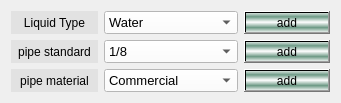
   <widget class="QWidget" name="layoutWidget">
    <property name="geometry">
     <rect>
      <x>13</x>
      <y>412</y>
      <width>341</width>
      <height>83</height>
     </rect>
    </property>
    <layout class="QGridLayout" name="gridLayout_2">
     <item row="0" column="0">
      <widget class="QLabel" name="label_16">
       <property name="layoutDirection">
        <enum>Qt::RightToLeft</enum>
       </property>
       <property name="styleSheet">
        <string notr="true">background-color: rgb(226, 226, 226);</string>
       </property>
       <property name="text">
        <string>Liquid Type</string>
       </property>
       <property name="alignment">
        <set>Qt::AlignCenter</set>
       </property>
      </widget>
     </item>
     <item row="0" column="1">
      <widget class="QComboBox" name="lt_combo">
       <property name="font">
        <font>
         <pointsize>10</pointsize>
         <weight>50</weight>
         <bold>false</bold>
        </font>
       </property>
       <property name="styleSheet">
        <string notr="true">
background-color: rgb(255, 255, 255);</string>
       </property>
       <item>
        <property name="text">
         <string>Water</string>
        </property>
       </item>
       <item>
        <property name="text">
         <string>Turpentine</string>
        </property>
       </item>
       <item>
        <property name="text">
         <string>Propylen glycol</string>
        </property>
       </item>
       <item>
        <property name="text">
         <string>Propylene</string>
        </property>
       </item>
       <item>
        <property name="text">
         <string>Propyl alcohol</string>
        </property>
       </item>
       <item>
        <property name="text">
         <string>Propane</string>
        </property>
       </item>
       <item>
        <property name="text">
         <string>Octane</string>
        </property>
       </item>
       <item>
        <property name="text">
         <string>Methyl alcohol</string>
        </property>
       </item>
       <item>
        <property name="text">
         <string>Linseed oil</string>
        </property>
       </item>
       <item>
        <property name="text">
         <string>Kerosene</string>
        </property>
       </item>
       <item>
        <property name="text">
         <string>Hexane</string>
        </property>
       </item>
       <item>
        <property name="text">
         <string>Heptane</string>
        </property>
       </item>
       <item>
        <property name="text">
         <string>Glycerine</string>
        </property>
       </item>
       <item>
        <property name="text">
         <string>Glycerine</string>
        </property>
       </item>
       <item>
        <property name="text">
         <string>Ethylene glycol</string>
        </property>
       </item>
       <item>
        <property name="text">
         <string>Ethyl alcohol</string>
        </property>
       </item>
       <item>
        <property name="text">
         <string>Ether</string>
        </property>
       </item>
       <item>
        <property name="text">
         <string>Decane</string>
        </property>
       </item>
       <item>
        <property name="text">
         <string>Chloroform</string>
        </property>
       </item>
       <item>
        <property name="text">
         <string>Castor oil</string>
        </property>
       </item>
       <item>
        <property name="text">
         <string>Carbon tetrachlon</string>
        </property>
       </item>
       <item>
        <property name="text">
         <string>Cabon disulfide</string>
        </property>
       </item>
       <item>
        <property name="text">
         <string>Benzene</string>
        </property>
       </item>
       <item>
        <property name="text">
         <string>Acetone</string>
        </property>
       </item>
      </widget>
     </item>
     <item row="0" column="2">
      <widget class="QPushButton" name="lt_add_btn">
       <property name="cursor">
        <cursorShape>ClosedHandCursor</cursorShape>
       </property>
       <property name="styleSheet">
        <string notr="true">background-color: qlineargradient(spread:reflect, x1:0.881, y1:0.198773, x2:0.881, y2:0.483, stop:0 rgba(110, 154, 134, 255), stop:1 rgba(255, 255, 255, 255));</string>
       </property>
       <property name="text">
        <string>add</string>
       </property>
      </widget>
     </item>
     <item row="1" column="0">
      <widget class="QLabel" name="label_17">
       <property name="layoutDirection">
        <enum>Qt::RightToLeft</enum>
       </property>
       <property name="styleSheet">
        <string notr="true">background-color: rgb(226, 226, 226);</string>
       </property>
       <property name="text">
        <string>pipe standard</string>
       </property>
       <property name="alignment">
        <set>Qt::AlignCenter</set>
       </property>
      </widget>
     </item>
     <item row="1" column="1">
      <widget class="QComboBox" name="ps_combo">
       <property name="font">
        <font>
         <pointsize>10</pointsize>
        </font>
       </property>
       <property name="styleSheet">
        <string notr="true">background-color: rgb(255, 255, 255);</string>
       </property>
       <item>
        <property name="text">
         <string>1/8</string>
        </property>
       </item>
       <item>
        <property name="text">
         <string>1/4</string>
        </property>
       </item>
       <item>
        <property name="text">
         <string>3/8</string>
        </property>
       </item>
       <item>
        <property name="text">
         <string>1/2</string>
        </property>
       </item>
       <item>
        <property name="text">
         <string>3/4</string>
        </property>
       </item>
       <item>
        <property name="text">
         <string>1</string>
        </property>
       </item>
       <item>
        <property name="text">
         <string>1 1/4</string>
        </property>
       </item>
       <item>
        <property name="text">
         <string>1 1/2</string>
        </property>
       </item>
       <item>
        <property name="text">
         <string>2</string>
        </property>
       </item>
       <item>
        <property name="text">
         <string>2 1/2</string>
        </property>
       </item>
       <item>
        <property name="text">
         <string>3</string>
        </property>
       </item>
       <item>
        <property name="text">
         <string>3 1/2</string>
        </property>
       </item>
       <item>
        <property name="text">
         <string>4</string>
        </property>
       </item>
       <item>
        <property name="text">
         <string>5</string>
        </property>
       </item>
       <item>
        <property name="text">
         <string>6</string>
        </property>
       </item>
       <item>
        <property name="text">
         <string>8</string>
        </property>
       </item>
       <item>
        <property name="text">
         <string>10</string>
        </property>
       </item>
       <item>
        <property name="text">
         <string>12</string>
        </property>
       </item>
      </widget>
     </item>
     <item row="1" column="2">
      <widget class="QPushButton" name="ps_add_btn">
       <property name="cursor">
        <cursorShape>ClosedHandCursor</cursorShape>
       </property>
       <property name="styleSheet">
        <string notr="true">background-color: qlineargradient(spread:reflect, x1:0.881, y1:0.198773, x2:0.881, y2:0.483, stop:0 rgba(110, 154, 134, 255), stop:1 rgba(255, 255, 255, 255));</string>
       </property>
       <property name="text">
        <string>add</string>
       </property>
      </widget>
     </item>
     <item row="2" column="0">
      <widget class="QLabel" name="label_18">
       <property name="cursor">
        <cursorShape>ArrowCursor</cursorShape>
       </property>
       <property name="layoutDirection">
        <enum>Qt::RightToLeft</enum>
       </property>
       <property name="styleSheet">
        <string notr="true">background-color: rgb(226, 226, 226);</string>
       </property>
       <property name="text">
        <string>pipe material</string>
       </property>
       <property name="alignment">
        <set>Qt::AlignCenter</set>
       </property>
      </widget>
     </item>
     <item row="2" column="1">
      <widget class="QComboBox" name="pm_combo">
       <property name="font">
        <font>
         <pointsize>10</pointsize>
        </font>
       </property>
       <property name="styleSheet">
        <string notr="true">background-color: rgb(255, 255, 255);</string>
       </property>
       <item>
        <property name="text">
         <string>Commercial</string>
        </property>
       </item>
       <item>
        <property name="text">
         <string>Corrugated</string>
        </property>
       </item>
       <item>
        <property name="text">
         <string>Riveted</string>
        </property>
       </item>
       <item>
        <property name="text">
         <string>Galvanized</string>
        </property>
       </item>
       <item>
        <property name="text">
         <string>Mineral</string>
        </property>
       </item>
       <item>
        <property name="text">
         <string>Wood stave</string>
        </property>
       </item>
       <item>
        <property name="text">
         <string>Cast iron</string>
        </property>
       </item>
       <item>
        <property name="text">
         <string>Asphalt coated</string>
        </property>
       </item>
       <item>
        <property name="text">
         <string>Bituminous lined</string>
        </property>
       </item>
       <item>
        <property name="text">
         <string>Cement lined</string>
        </property>
       </item>
       <item>
        <property name="text">
         <string>Centrifugally spun</string>
        </property>
       </item>
       <item>
        <property name="text">
         <string>Drawn tubing</string>
        </property>
       </item>
       <item>
        <property name="text">
         <string>Miscellaneous</string>
        </property>
       </item>
       <item>
        <property name="text">
         <string>Galvanized</string>
        </property>
       </item>
       <item>
        <property name="text">
         <string>Wrought iron</string>
        </property>
       </item>
       <item>
        <property name="text">
         <string>PVC</string>
        </property>
       </item>
      </widget>
     </item>
     <item row="2" column="2">
      <widget class="QPushButton" name="pm_add_btn">
       <property name="cursor">
        <cursorShape>ClosedHandCursor</cursorShape>
       </property>
       <property name="styleSheet">
        <string notr="true">background-color: qlineargradient(spread:reflect, x1:0.881, y1:0.198773, x2:0.881, y2:0.483, stop:0 rgba(110, 154, 134, 255), stop:1 rgba(255, 255, 255, 255));</string>
       </property>
       <property name="text">
        <string>add</string>
       </property>
      </widget>
     </item>
    </layout>
   </widget>
